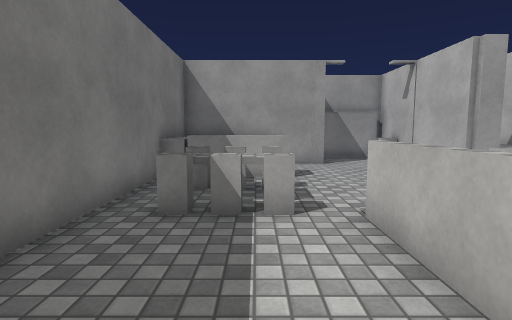
View 1 (above)

12 first-person views from a walk through a Unity game level. The camera is 1.3 m above the floor, tilts 6° down and sees 80° across. Doors are open. The floor is counted in squares, 1 m on a side. Each view is taken from the middle of a square. On the plan, view 1 faces up. The plan holds only what a view shows up to about 14 squares ahead; the rest is blank. The player character is not drawn. Surface patterns are stand-ins for the level's own textures.

View 2
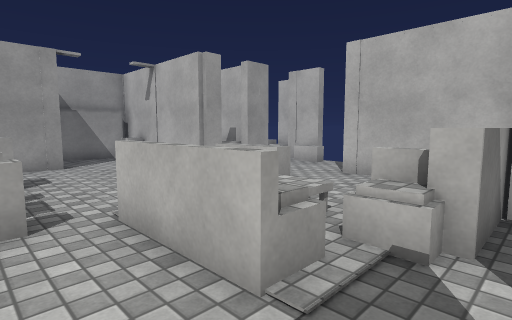

View 3
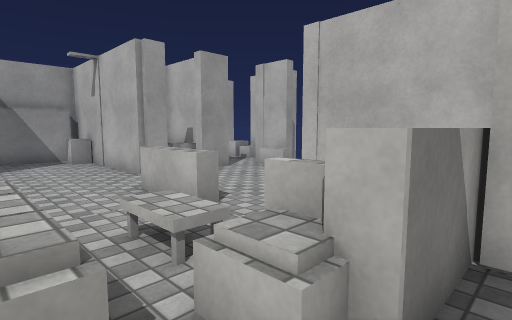

View 4
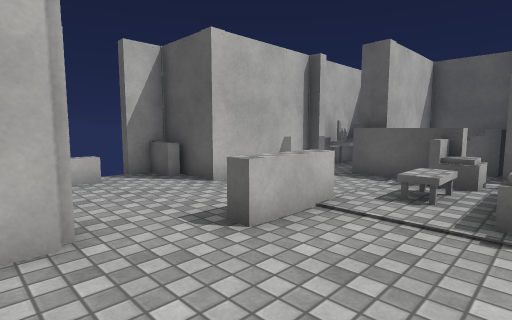

View 5
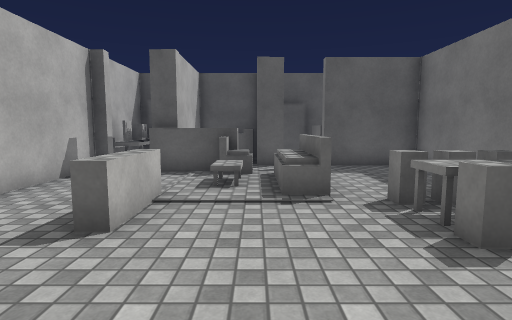

View 6
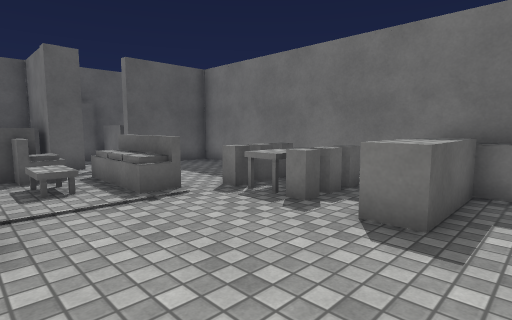

View 7
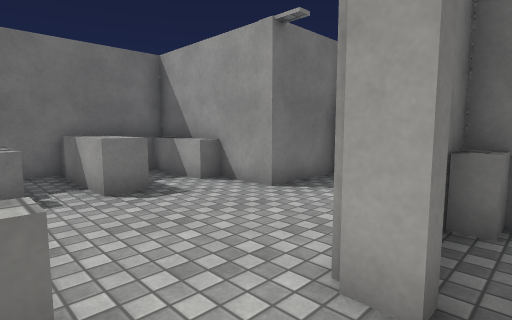

View 8
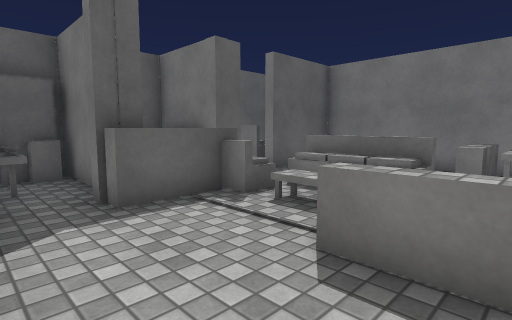

View 9
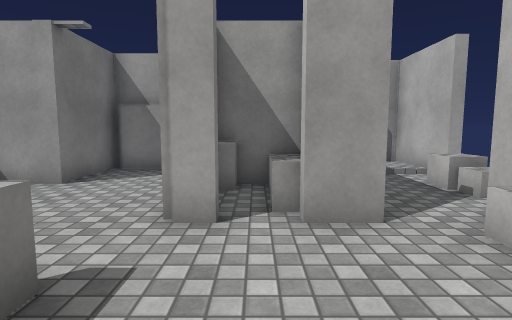

View 10
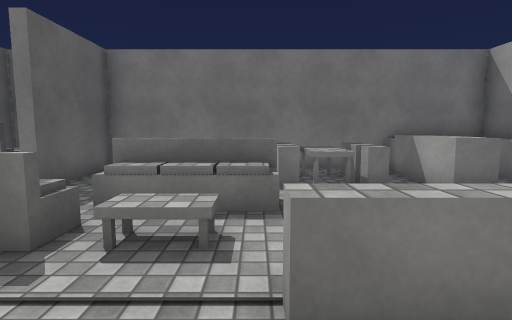

View 11
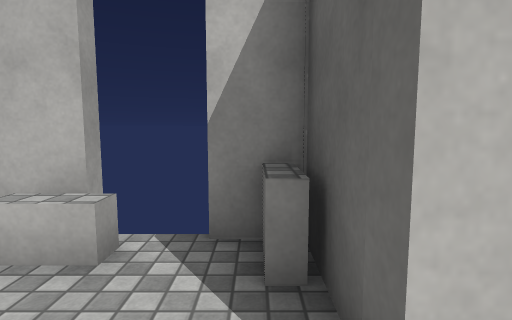

View 12
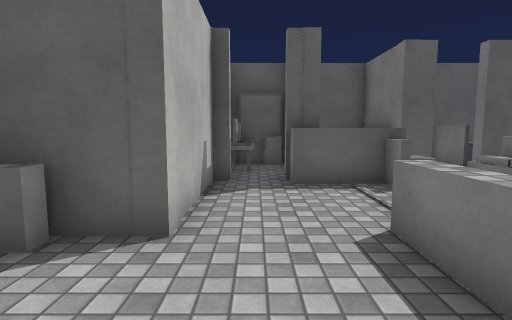

### Floor plan
Key: @ floor where view 1 was taken; # wall or solid block; . floor; D open door; = window, fence, low wall or low ledge; ^ raised ledge; O other object.
Columns run from 3 left of view 1 to 11 right of it. Each row starts with its distance up from view 1.
 14      #####
 13      #..O#
 12      #..O#
 11 #####DD.DD##
 10 #^.......#^#
  9 #^^^.....#.#  #
  8 #^^^^......##O#
  7 #.OO.........O#
  6 #.OO....^.....
  5 #.OO....^....O#
  4 #....^..=..####
  3 #....^.....#
  2 #....^.=...#
  1 #.....O==#.#
  0 #..@.....#.#
 -1 #######= #.#
 -2       #  ###
 -3       #  O##
 -4      #######

Where each view was taken, in squares from view 1:
view 1: 0 up, 0 right, facing up
view 2: 0 up, 0 right, facing up-right
view 3: 0 up, 2 right, facing up-right
view 4: 9 up, 2 right, facing down-right
view 5: 10 up, 3 right, facing down
view 6: 10 up, 5 right, facing down-left
view 7: 6 up, 7 right, facing up-left
view 8: 6 up, 8 right, facing down-left
view 9: 4 up, 7 right, facing up
view 10: 4 up, 7 right, facing left
view 11: 5 up, 7 right, facing right
view 12: 8 up, 7 right, facing down
